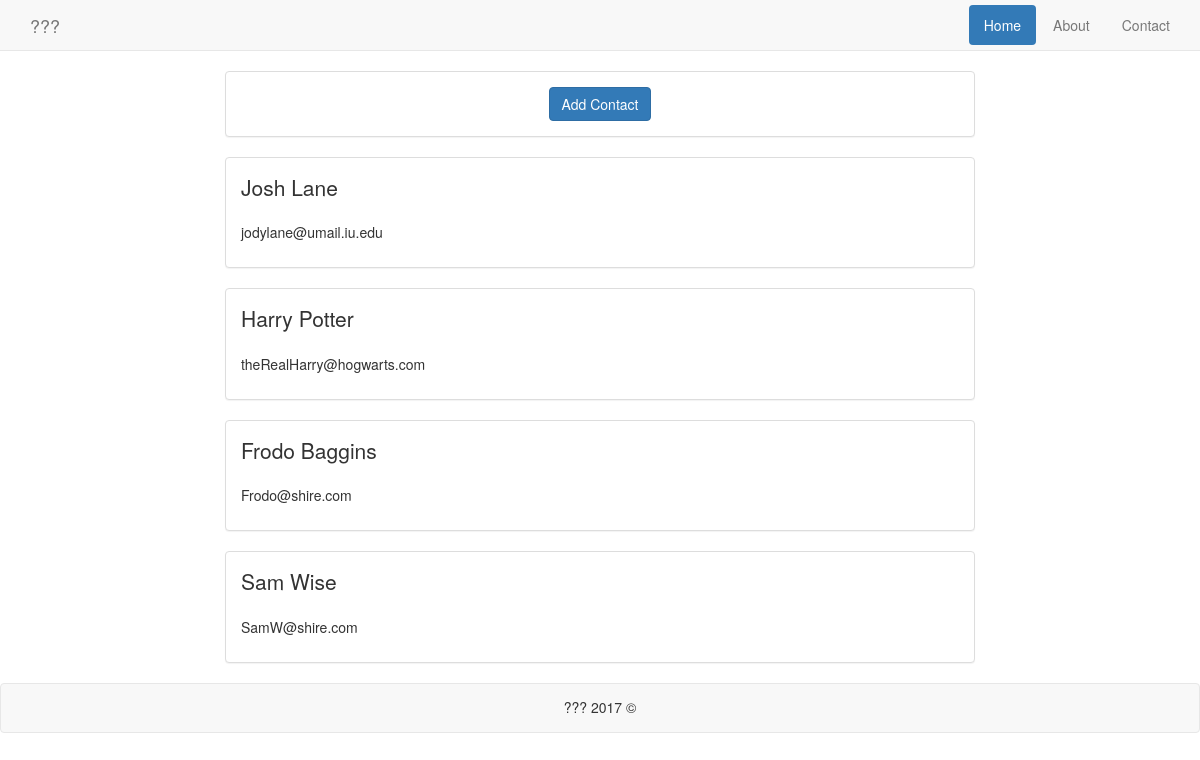
Before: / with the older database file.
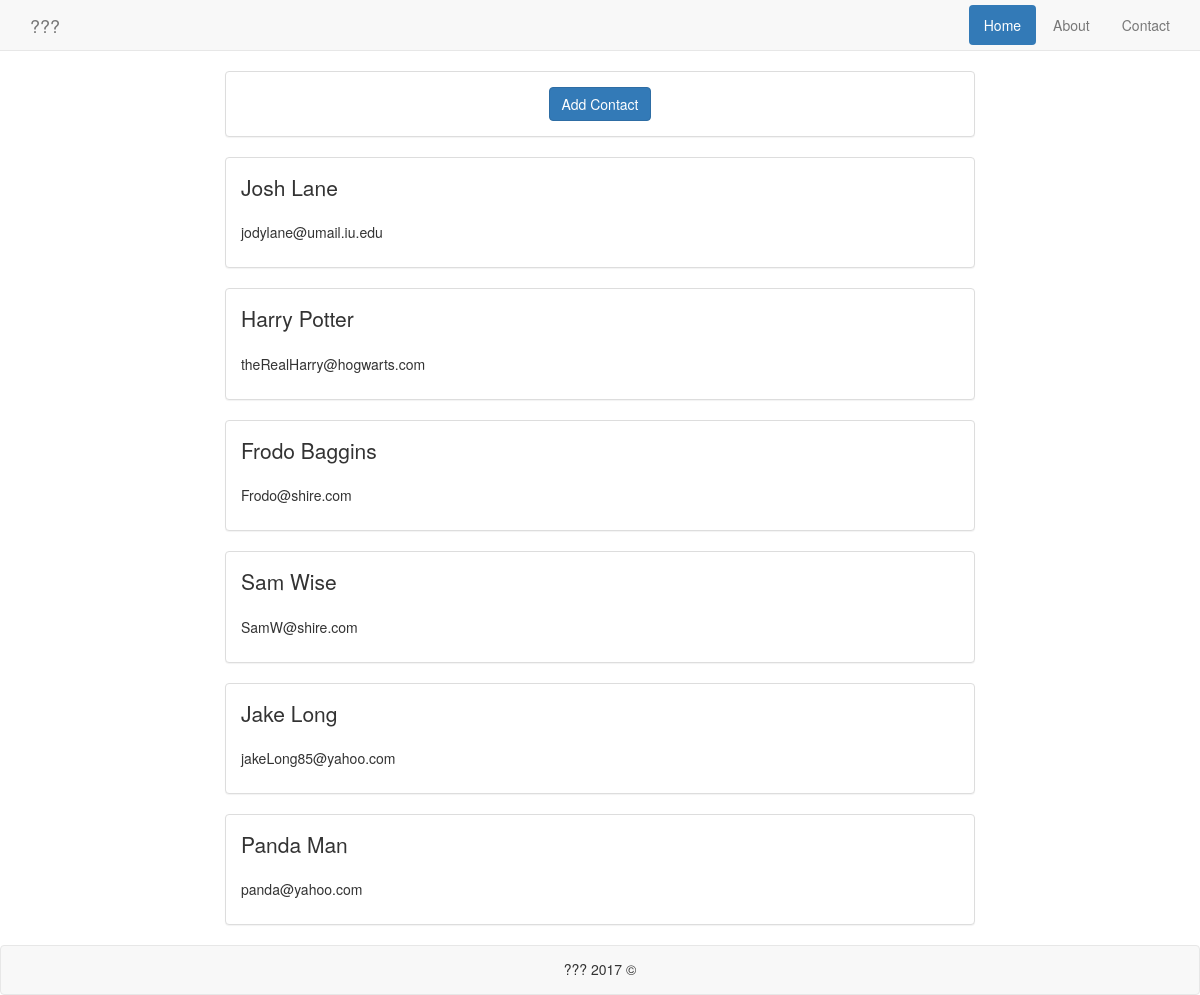
After: the same page with the newer database file.
### tables this page shows
CREATE TABLE IF NOT EXISTS `users` (
`id` int(11) NOT NULL,
  `firstName` varchar(36) NOT NULL,
  `lastName` varchar(36) NOT NULL,
  `email` varchar(120) NOT NULL,
  `username` varchar(36) NOT NULL,
  `password` varchar(50) NOT NULL
);

### includes/database.php (called while the page is built, shortened)
<?php
$host = "localhost";
$login = "phpuser";
$password = "phpuser";
$database = "contacts";
$conn = @new mysqli($host, $login, $password, $database);
$sql = "SELECT * FROM users";
$query = $conn->query($sql);
?>

### index.php (the view, shortened to what this page needs)
<?php
include "./includes/header.php";
?>
<div class="container wrap">
    <div class="row">
        <div class="col-md-8 col-md-offset-2">
            <div class="panel panel-default">
                <div class="panel-body flex-center">
                    <button class="btn btn-primary" id="modalBtn" data-toggle="modal">Add Contact</button>
                </div>
            </div>
            <?php
            while (($row = $query->fetch_assoc()) !== NULL) {
                $fullName = $row['firstName'] . " " . $row['lastName'];
                $email = $row['email'];
                echo "<div class='panel hover panel-default'>";
                echo "<div class='panel-body'>";
                echo "<p class='lead'>$fullName</p>";
                echo "<p>$email</p>";
                echo "</div>";
                echo "</div>";
            }
            ?>
        </div>
    </div>
</div>
<?php
include "./includes/footer.php";
?>

### includes/header.php (shortened to what this page needs)
<?php
include "includes/database.php";
?>
<!DOCTYPE html>
<html lang="en">
<head>
    <link href="./node_modules/bootstrap/dist/css/bootstrap.min.css" type="text/css" rel="stylesheet">
    <link href="node_modules/sweetalert/dist/sweetalert.css" rel="stylesheet" type="text/css">
    <link href="css/style.css" rel="stylesheet" type="text/css">
</head>
<body>
<?php
include "includes/navbar.php"
?>

### includes/navbar.php (shortened to what this page needs)
<nav class="navbar navbar-default navbar-static-top">
    <div class="container">
        <div class="navbar-header">
            <a class="navbar-brand" href="index.php">???</a>
        </div>
        <ul class="nav navbar-right nav-pills">
            <li role="presentation" class="active">
                <a href="index.php">Home</a>
            </li>
            <li role="presentation" class="disabled">
                <a href="#">About</a>
            </li>
            <li role="presentation" class="disabled">
                <a href="#">Contact</a>
            </li>
        </ul>
    </div>
</nav>

### includes/footer.php (shortened to what this page needs)
<footer class="navbar navbar-default">
    <p class="text-center copyright">??? 2017 &copy;</p>
</footer>
</body>
</html>

### css/style.css (style rules this page uses)
body, html { height: 100%; }
body { position: relative; }
ul { padding-top: 5px; }
.navbar { margin-bottom: 0; }
.wrap { margin-top: 20px; }
.flex-center { display: flex; display: -webkit-flex; justify-content: center; }
footer { position: absolute; bottom: 0; margin-bottom: -20px; display: flex; align-items: center; justify-content: center; }
.copyright { margin-top: 8px; }

Changed rows visible on the page:
added users: fullName "Jake Long", email "jakeLong85@yahoo.com"
added users: fullName "Panda Man", email "panda@yahoo.com"
